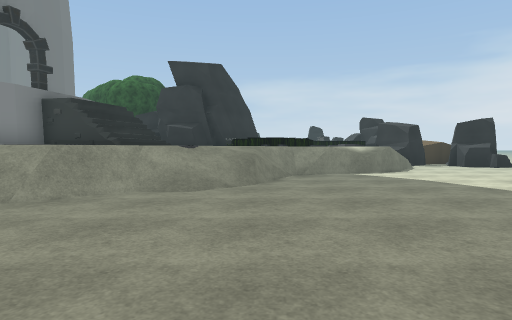
[1] (above)

24 first-person views from a walk through a 3-D level made in the Unity game engine. The camera is 1.3 m above the floor, tilts 2° down and sees 75° across. The floor is counted in squares, 2 m on a side. Each view is taken from the middle of a square. On the plan, view 1 faces up. The plan holds only what a view shows up to about 10 squares ahead; the rest is blank. The place goes on beyond the plan. Some trees and plants on the terrain are drawn as simple stand-ins. The player is left out. Some surface patterns are stand-ins.

[2]
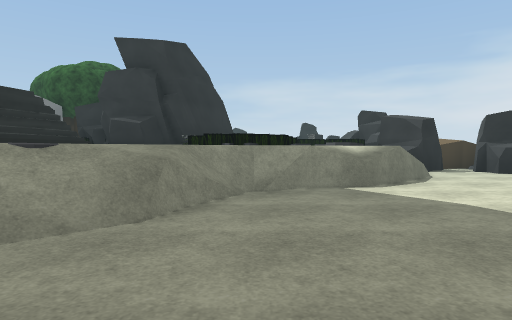

[3]
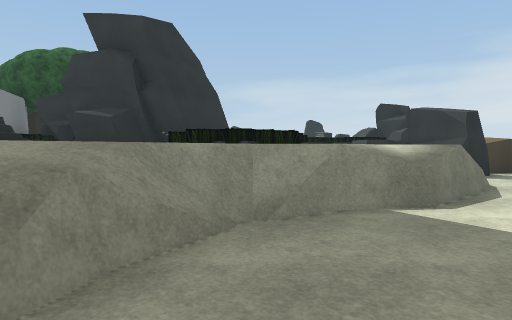

[4]
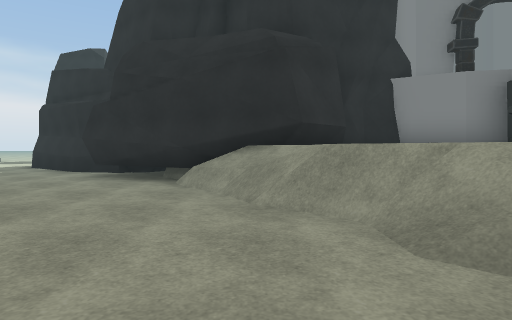

[5]
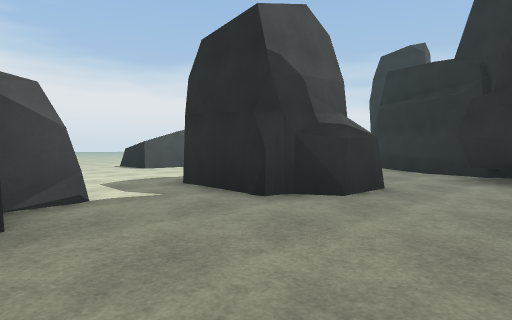

[6]
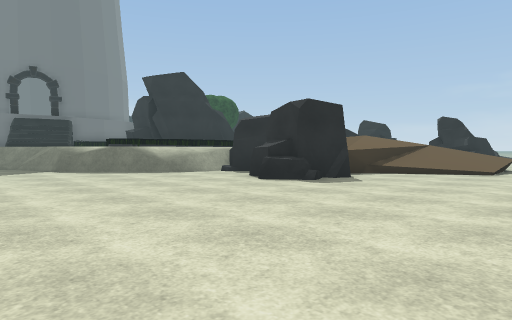

[7]
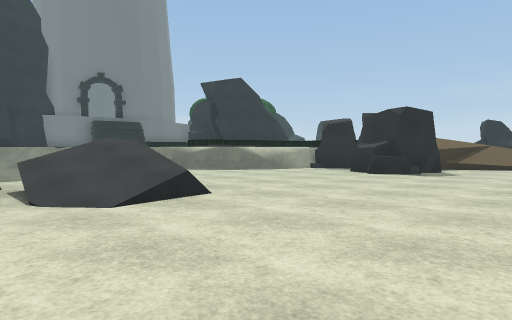

[8]
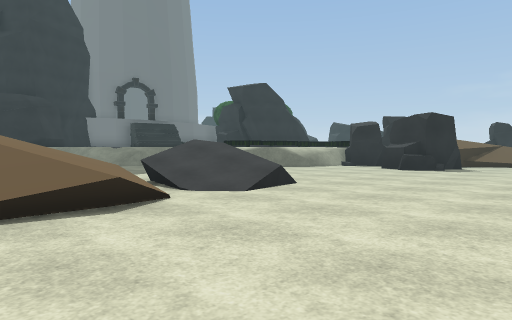

[9]
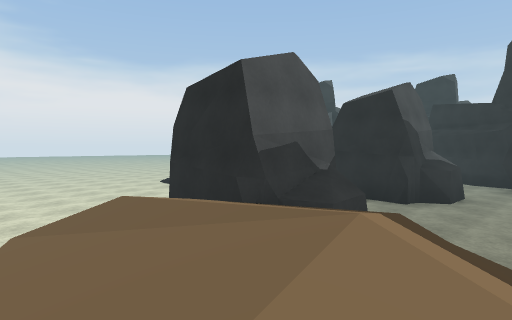

[10]
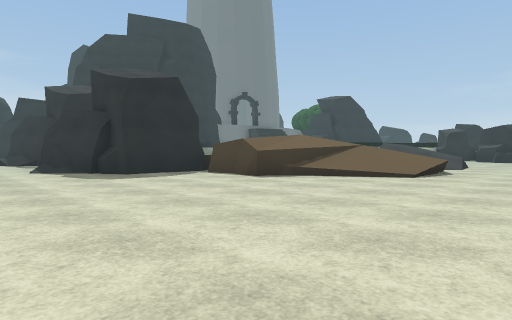

[11]
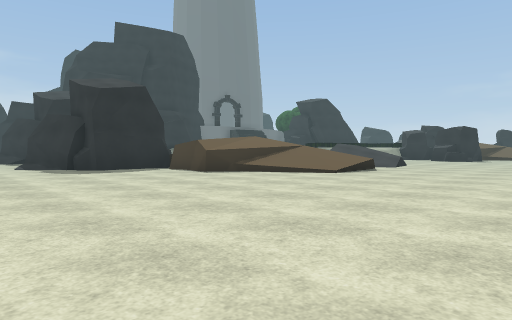

[12]
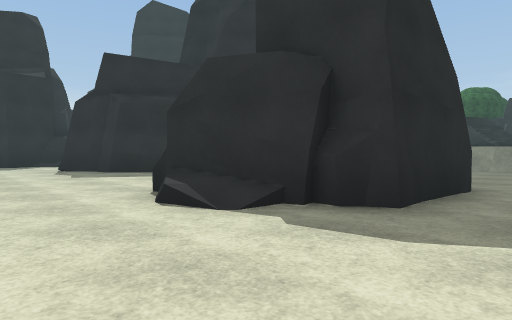

[13]
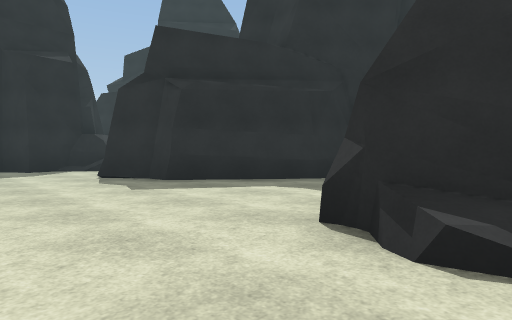

[14]
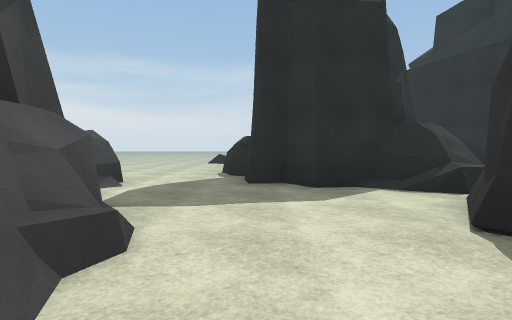

[15]
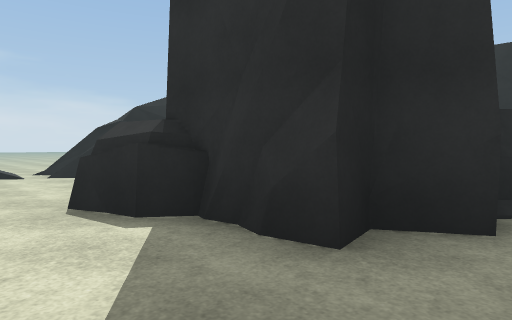

[16]
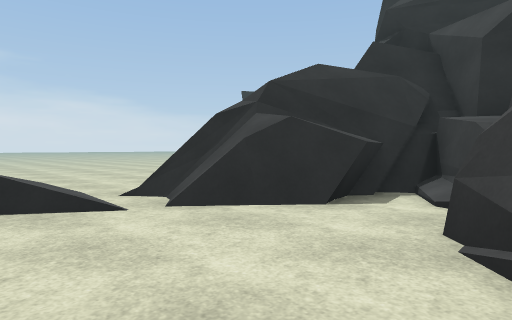

[17]
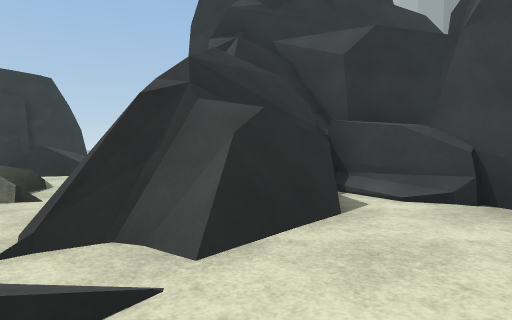

[18]
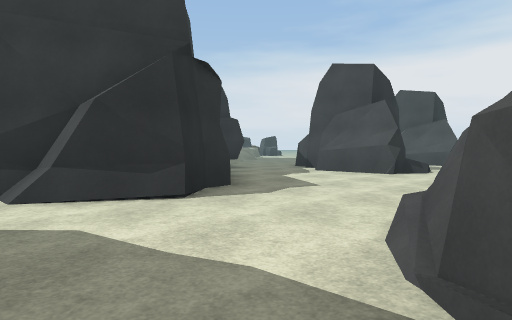

[19]
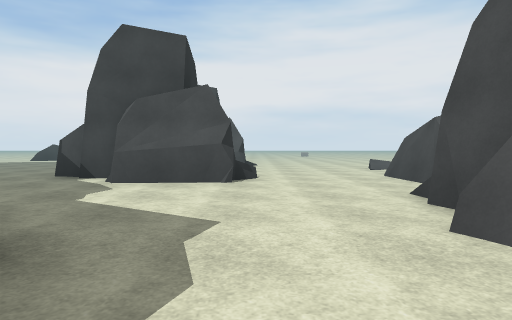

[20]
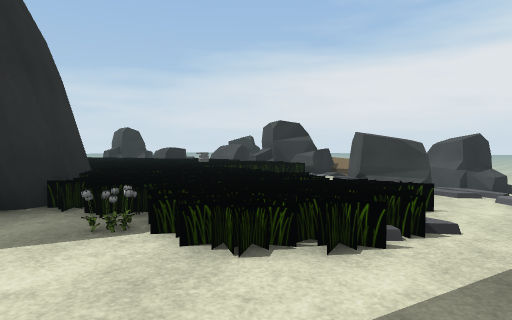

[21]
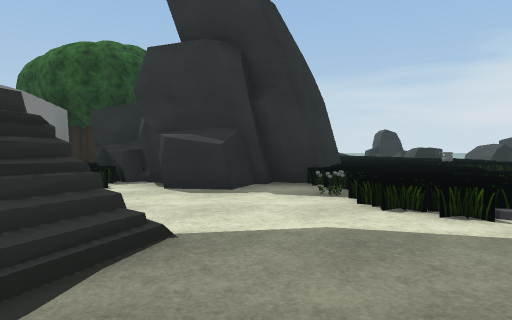

[22]
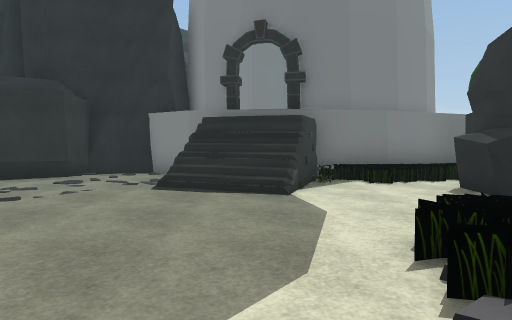

[23]
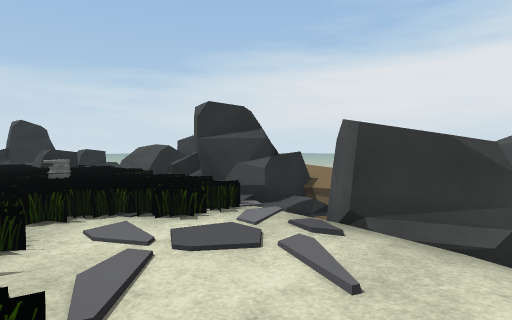

[24]
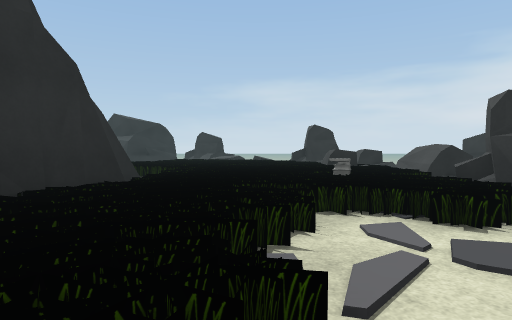

### Floor plan
Key: @ floor where view 1 was taken; # wall or solid block; . main floor; : floor 1.5 m higher than the main floor; / step, stairs or slope; = window, fence, low wall or low ledge; ^ raised ledge; v drop or lower ground; F flower; T tree; O other object.
Columns run from 30 left of view 1 to 13 right of it. Each row starts with its distance up from view 1.
 21                                   ^
 20                                   ^#
 19                                    ##
 18                               #    v#
 17                         T     #    ^#   //
 16                        #T    ##    /#/////.
 15                       # T##  #  :::=#//=/..
 14                       ###:####  :::##/##...
 13                        ##::::F: ::/##O##...
 12                         #::::::////=/OOO...
 11                         ####:://:///..O....
 10                           #=::::: /.........
  9                        ####::::://..........
  8                        ##:::::/=............
  7                        #::::::/.............
  6                        ##::://=.....==/.....
  5                         ##:/=/......///....
  4                         ##//.......////....
  3                         ##/....... ////....
  2                        ##........ /////....
  1                       ###........=/////....
  0    =                  ##......@..=////.....
 -1    ..                ##...##...###//.......
 -2     ..  #           ##...###...###.........
 -3      =######   ######....###..####..........
 -4  ....=####/#   #..##.....###..###...........
 -5 .......#==/#   #............................
 -6 .......=#..#####.............. .............
 -7  ..   //...........####....... ..... .......
 -8        ..........###    ##...   ....

Positions as (right, up) in squares from view 1, and headings:
1: (0, 0), facing up
2: (1, 3), facing up
3: (1, 5), facing up
4: (1, 4), facing left
5: (1, 2), facing down-left
6: (13, 6), facing up-left
7: (12, 3), facing up-left
8: (12, 1), facing up-left
9: (6, 2), facing down-left
10: (11, -7), facing up-left
11: (13, -7), facing up-left
12: (-1, -7), facing up-left
13: (-4, -7), facing up-left
14: (-9, -6), facing left
15: (-14, -8), facing up-left
16: (-19, -8), facing up-left
17: (-22, -8), facing up
18: (-14, -8), facing up-right
19: (-12, -5), facing right
20: (-2, 10), facing up-right
21: (-2, 8), facing up
22: (2, 10), facing left
23: (2, 12), facing up-right
24: (2, 12), facing up
